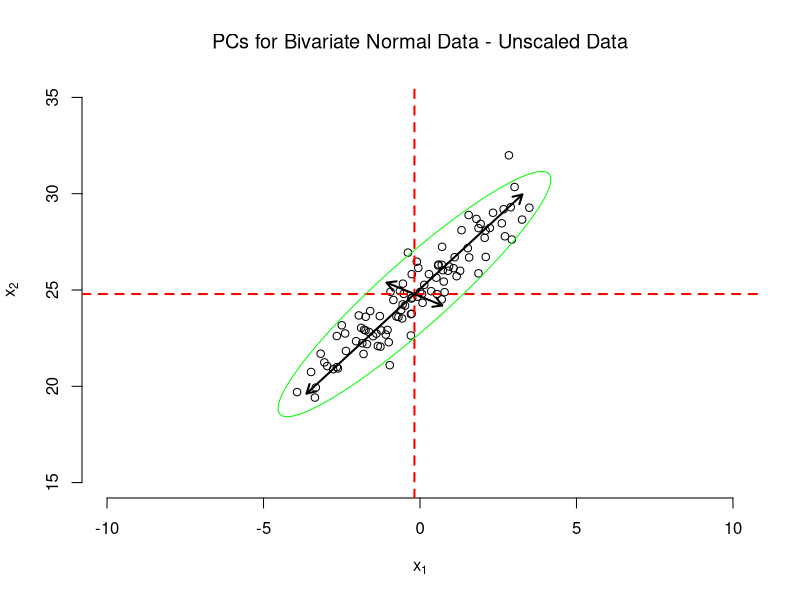
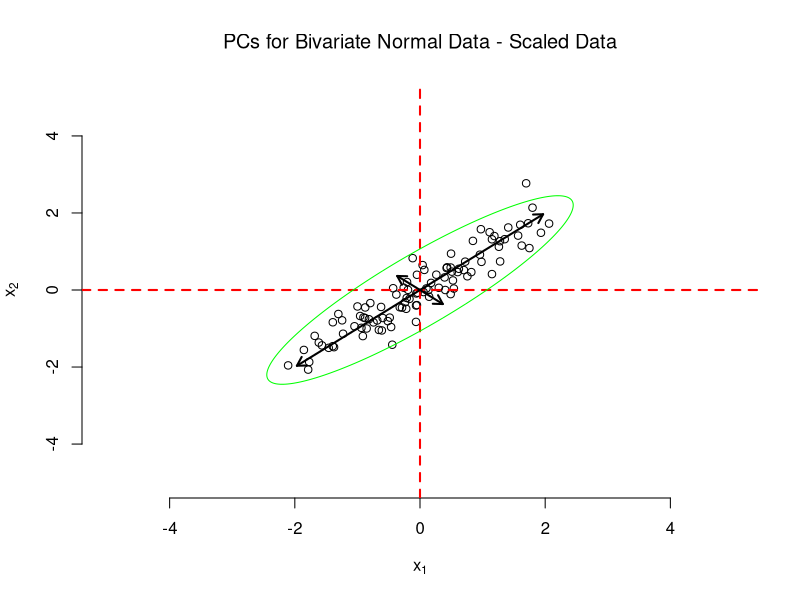

The R script that drew these images, in order:
library(MASS)
library(matrixcalc)
library(car)
library(mixtools)
library(mvtnorm)


m <- matrix(c(0,25), nrow=2) #mean

r <- matrix(c(1,0.9,0.9,1), nrow=2, byrow=T) # correlation matrix
is.positive.definite(r)
s11 <- 3
s22 <- 6



sig <- sqrt(diag(c(s11,s22))) %*% r %*% sqrt(diag(c(s11,s22))) #sigma
set.seed(54321)
Obs_X <- mvrnorm(n=100, mu = m, Sigma = sig) 
rownames(Obs_X) <- c(1:100)
Obs_X <- Obs_X[,1:2]
Obs_S <- cov(Obs_X)
Obs_X_Scaled <- scale(Obs_X,center = TRUE, scale = TRUE)

## extract principal components of normalized data:

pc_fit_normal <- prcomp(Obs_X, 
                        center = TRUE,scale. = TRUE)

## extract principal components of unscaled data:

pc_fit_normal_us <- prcomp(Obs_X) 


# PC1, PC2, PC3: PCA_scores
pc_normal_scores <- pc_fit_normal$x
pc_normal_scores_us <- pc_fit_normal_us$x

# PC loadings: Eigenvectors
pc_normal_loadings <- pc_fit_normal$rotation
pc_normal_loadings_us <- pc_fit_normal_us$rotation

## Computing the percentage of variation explained
Pct_Var_normal <- pc_fit_normal$sdev**2/sum(pc_fit_normal$sdev**2)
Pct_Var_normal_us <- pc_fit_normal_us$sdev**2/sum(pc_fit_normal_us$sdev**2)



## Sample principal components and ellipses of constant distance from mean 
## Unscaled data
plot(Obs_X[,1],Obs_X[,2],  xlab=expression(x[1]), ylab=expression(x[2]), 
     #xlim=c(-2,10),ylim=c(-2,10),
     xlim=c(-10,10),ylim=c(15,35),
     type='p',col="black",bty="n", font.main = 1, main="PCs for Bivariate Normal Data - Unscaled Data") 
abline(h=mean(Obs_X[,2]), v=mean(Obs_X[,1]),lty=2, lwd=2, col="red")
arrows(x0=mean(Obs_X[,1]),y0=mean(Obs_X[,2]),
       x1=mean(Obs_X[,1])+2*pc_fit_normal_us$sdev[1]*pc_fit_normal_us$rotation[1,1],
       y1=mean(Obs_X[,2])+2*pc_fit_normal_us$sdev[1]*pc_fit_normal_us$rotation[2,1],lty=1, lwd=2, length=0.1)
arrows(x0=mean(Obs_X[,1]),y0=mean(Obs_X[,2]),
       x1=mean(Obs_X[,1])-2*pc_fit_normal_us$sdev[1]*pc_fit_normal_us$rotation[1,1],
       y1=mean(Obs_X[,2])-2*pc_fit_normal_us$sdev[1]*pc_fit_normal_us$rotation[2,1],lty=1, lwd=2, length=0.1)
arrows(x0=mean(Obs_X[,1]),y0=mean(Obs_X[,2]),
       x1=mean(Obs_X[,1])+2*pc_fit_normal_us$sdev[2]*pc_fit_normal_us$rotation[1,2],
       y1=mean(Obs_X[,2])+2*pc_fit_normal_us$sdev[2]*pc_fit_normal_us$rotation[2,2],lty=1, lwd=2, length=0.1)
arrows(x0=mean(Obs_X[,1]),y0=mean(Obs_X[,2]),
       x1=mean(Obs_X[,1])-2*pc_fit_normal_us$sdev[2]*pc_fit_normal_us$rotation[1,2],
       y1=mean(Obs_X[,2])-2*pc_fit_normal_us$sdev[2]*pc_fit_normal_us$rotation[2,2],lty=1, lwd=2, length=0.1)
ellipse(mu = c(mean(Obs_X[,1]),mean(Obs_X[,2])), sigma=Obs_S, alpha = .05, npoints = 250, newplot = FALSE,
        draw = TRUE, col="green",type="l")



## Plot with scaled data


plot(Obs_X_Scaled[,1],Obs_X_Scaled[,2],  xlab=expression(x[1]), ylab=expression(x[2]), 
     #xlim=c(-4,4),ylim=c(-4,4),
     xlim=c(-5,5),ylim=c(-5,5),
     type='p',col="black",bty="n", font.main = 1, main="PCs for Bivariate Normal Data - Scaled Data") 
abline(h=mean( Obs_X_Scaled[,2]), v=mean(Obs_X_Scaled[,1]),lty=2, lwd=2, col="red")
arrows(x0=mean(Obs_X_Scaled[,1]),y0=mean(Obs_X_Scaled[,2]),
       x1=mean(Obs_X_Scaled[,1])+2*pc_fit_normal$sdev[1]*pc_fit_normal$rotation[1,1],
       y1=mean(Obs_X_Scaled[,2])+2*pc_fit_normal$sdev[1]*pc_fit_normal$rotation[2,1],lty=1, lwd=2, length=0.1)
arrows(x0=mean(Obs_X_Scaled[,1]),y0=mean(Obs_X_Scaled[,2]),
       x1=mean(Obs_X_Scaled[,1])-2*pc_fit_normal$sdev[1]*pc_fit_normal$rotation[1,1],
       y1=mean(Obs_X_Scaled[,2])-2*pc_fit_normal$sdev[1]*pc_fit_normal$rotation[2,1],lty=1, lwd=2, length=0.1)
arrows(x0=mean(Obs_X_Scaled[,1]),y0=mean(Obs_X_Scaled[,2]),
       x1=mean(Obs_X_Scaled[,1])+2*pc_fit_normal$sdev[2]*pc_fit_normal$rotation[1,2],
       y1=mean(Obs_X_Scaled[,2])+2*pc_fit_normal$sdev[2]*pc_fit_normal$rotation[2,2],lty=1, lwd=2, length=0.1)
arrows(x0=mean(Obs_X_Scaled[,1]),y0=mean(Obs_X_Scaled[,2]),
       x1=mean(Obs_X_Scaled[,1])-2*pc_fit_normal$sdev[2]*pc_fit_normal$rotation[1,2],
       y1=mean(Obs_X_Scaled[,2])-2*pc_fit_normal$sdev[2]*pc_fit_normal$rotation[2,2],lty=1, lwd=2, length=0.1)
ellipse(mu = c(mean(Obs_X_Scaled[,1]),mean(Obs_X_Scaled[,2])), sigma=r, alpha = .05, npoints = 250, newplot = FALSE,
        draw = TRUE, col="green",type="l")
